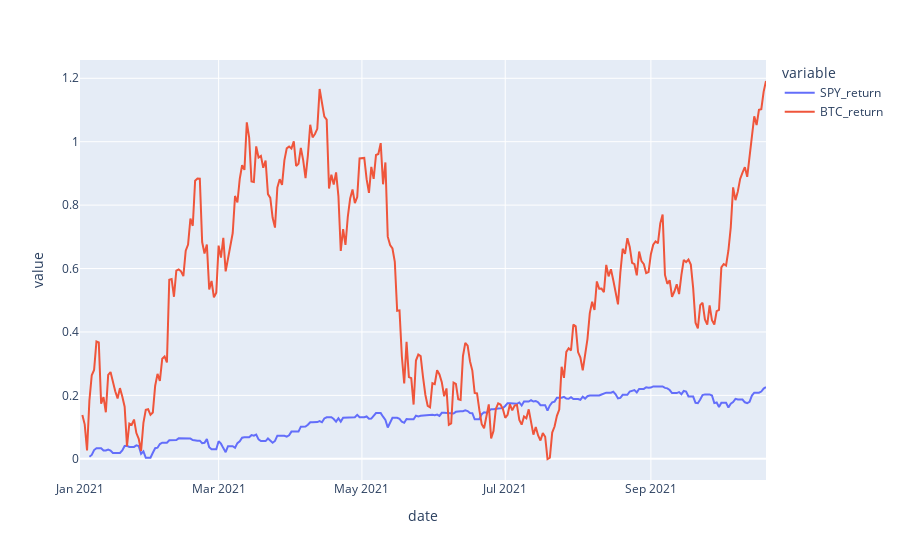

Here is the notebook cell this chart was saved with:
### Code cell
stock_name = 'SPY'
crypto_name = 'BTC'
data = btc_data.join(spy_data, how='outer')
data.index.name = 'date'
data = data.ffill()
data[stock_name+'_daily_return'] = data[stock_name].pct_change()
data[crypto_name+'_daily_return'] = data[crypto_name].pct_change()
a= 'SPY'
data[stock_name+'_return'] = data[stock_name+'_daily_return'].add(1).cumprod().sub(1)
data[crypto_name+'_return'] = data[crypto_name+'_daily_return'].add(1).cumprod().sub(1)

px.line(data,x=data.index, y=['SPY_return', 'BTC_return'])

### Figure 1 — Plotly figure (JSON) as saved in the notebook; plotly's stock layout.template omitted (floating-point values rounded to 4 significant figures; data arrays with more than 128 entries replaced by an {"elided": "..."} marker saying what was removed)
{"data": [{"hovertemplate": "variable=SPY_return<br>date=%{x}<br>value=%{y}<extra></extra>", "legendgroup": "SPY_return", "line": {"color": "#636efa", "dash": "solid"}, "marker": {"symbol": "circle"}, "mode": "lines", "name": "SPY_return", "orientation": "v", "showlegend": true, "type": "scatter", "x": {"elided": "293 str values"}, "xaxis": "x", "y": {"elided": "293 float values"}, "yaxis": "y"}, {"hovertemplate": "variable=BTC_return<br>date=%{x}<br>value=%{y}<extra></extra>", "legendgroup": "BTC_return", "line": {"color": "#EF553B", "dash": "solid"}, "marker": {"symbol": "circle"}, "mode": "lines", "name": "BTC_return", "orientation": "v", "showlegend": true, "type": "scatter", "x": {"elided": "293 str values"}, "xaxis": "x", "y": {"elided": "293 float values"}, "yaxis": "y"}], "layout": {"legend": {"title": {"text": "variable"}, "tracegroupgap": 0}, "margin": {"t": 60}, "xaxis": {"anchor": "y", "domain": [0, 1], "title": {"text": "date"}}, "yaxis": {"anchor": "x", "domain": [0, 1], "title": {"text": "value"}}}}
